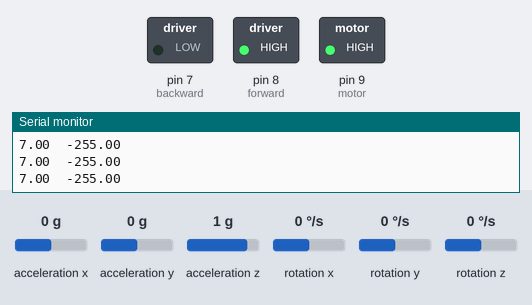
Bench run of a sketch on a simulated Arduino Uno, built with avr-gcc and run on an emulated ATmega328P. Shown: switched loads named in the sketch (green lamp = pin HIGH), the last lines printed to the serial monitor. The test bench sets the inputs (shaded band); at power-on: rotation x 0 °/s, acceleration z 1 g, acceleration x 0 g, acceleration y 0 g, rotation y 0 °/s, rotation z 0 °/s.

Above: at 1.2 s.
1.3 s: rotation x set to -2 °/s
At 2.3 s:
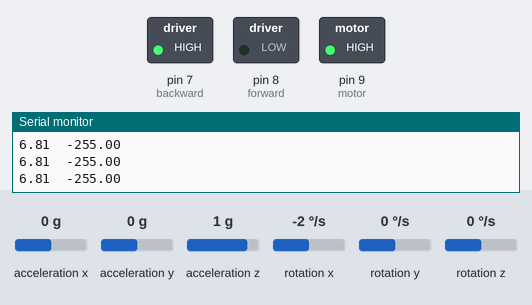
2.8 s: acceleration z set to 0 g
At 3.4 s:
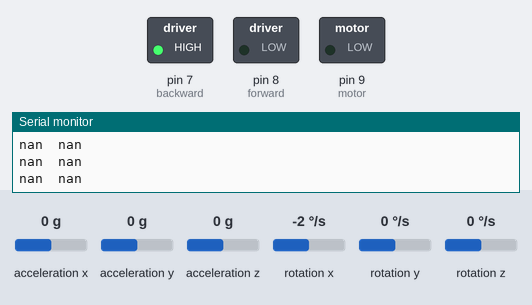
Timing chart, 0 to 5.8 s (numbered marks = the images above; inputs shaded):
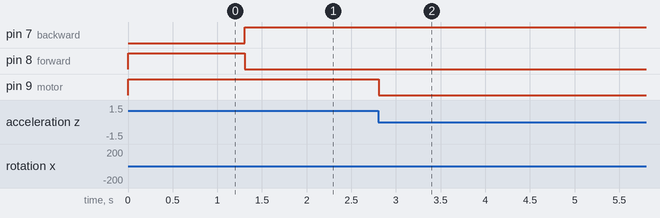

The sketch:

self_balancing_bot.ino
```cpp
//--------------------------Included Libraries----------------------------------//

#include "Wire.h"                                                     // For I2C communication
#include "I2Cdev.h"                                                   // For MPU6050
#include "MPU6050.h"                                                  // For MPU6050
#include <PID_v1.h>                                                   // PID Library

//-----------------------Initializing Variables---------------------------------//

float angle = 0;                                                      // Observed angle

int forward = 8;                                                      // Motor Digital Pin
int backward = 7;                                                     // Motor Digital Pin
int motor = 9;                                                        // Motor PWM Pin

float multi = 0.6;                                                    // Multiplication factor for Kp, Ki and Kd
double Kp=120*multi, Ki=1*multi, Kd=7*multi;                          // Sub-Values of Kp, Ki and Kd
double Setpoint=0, Input, Output;                                     // Inputs for PID class
PID MotorPID(&Input, &Output, &Setpoint, Kp, Ki, Kd, DIRECT);         // Defining MotorPID of PID class - used to implement PID

MPU6050 accelgyro(0x68);                                              // Defining accelgyro of MPU6050 class - used to take input from gyro
int16_t ax1, ay1, az1;                                                // acceleration components
int16_t gx1, gy1, gz1;                                                // angular velocity components

float angle_accln;                                                    // Accln. due to angle
long t1=0;                                                            // variable to store time in millisecond

float dt1,anv1,angle1=0,an1;                                          // Some other intermediate variables

//--------------function for finding angle (Complementary Filter)---------------//

float find_angle(long tt){

  accelgyro.getMotion6(&ax1, &ay1, &az1, &gx1, &gy1, &gz1);           // Calling getMotion6 method to find raw values of all 6 components

  angle_accln=(double(ay1)/double(az1)*180)/3.1416;                   // Angle calculated from orientation of acceleration

  dt1=float(millis()-tt)/1000;                                        // finding 'dt' in seconds
  anv1=(float(gx1))/131;                                              // angular velocity from Gyroscope
  angle1=angle1+(anv1*dt1);                                           // Angle calculated from gyroscope measurements

  an1=((0.96)*(an1+(anv1*dt1)))+(angle_accln*0.04);                   // COMPLEMENTARY FILTER IMPLEMENTATION

  return an1;
}

//---------------------------Setup/Initialize------------------------------------//

void setup() {
  Wire.begin();                                                       // Initialise I2C Bus
  Serial.begin(38400);                                                // Initialise Serial Communication
  accelgyro.initialize();                                             // Initialize MPU6050

  pinMode(motor, OUTPUT);                                             // Motor speed variable
  pinMode(forward, OUTPUT);                                           // Motor Direction
  pinMode(backward, OUTPUT);                                          // Motor Direction

  MotorPID.SetMode(AUTOMATIC);                                        // PID configuration
  MotorPID.SetOutputLimits(-255, 255);
  MotorPID.SetSampleTime(1);
}

//------------------------------------Main Loop----------------------------------//

void loop() {

  angle = find_angle(t1);                                             // Querying the angle

  if (angle>=0){                                                      // Conditional statement for checking angle
    Input = angle+7;                                                  // Input for PID is Theta
    MotorPID.Compute();                                               // Calling PID output for given input

    digitalWrite(forward, HIGH);                                      // Motor Control statements
    digitalWrite(backward, LOW);
    analogWrite(motor,(-1)*Output);
  }
  else{
    Input = angle+7;
    MotorPID.Compute();
    digitalWrite(forward, LOW);
    digitalWrite(backward, HIGH);
    analogWrite(motor,Output);
  }

  Serial.print(Input);                                                // Print input angle on Serial Interface - For DEBUGGING
  Serial.print("\t");
  Serial.print(Output);                                               // Print PID motor output on Serial Interface - For DEBUGGING
  Serial.println("\t");

  t1 = millis()+1;                                                    // Time compensation for next statement
  delay(1);                                                           // Delay 1 ms for processor stability
}
```

Measured:
- the behaviour switches between 0 and -1 °/s on rotation x (found by bisection; images 0 and 1)
- after the input at 1.3 s, pin 7 (backward): LOW → HIGH at once; pin 8 (forward): HIGH → LOW at once
- after the input at 2.8 s, pin 9 (motor): HIGH → LOW at once
